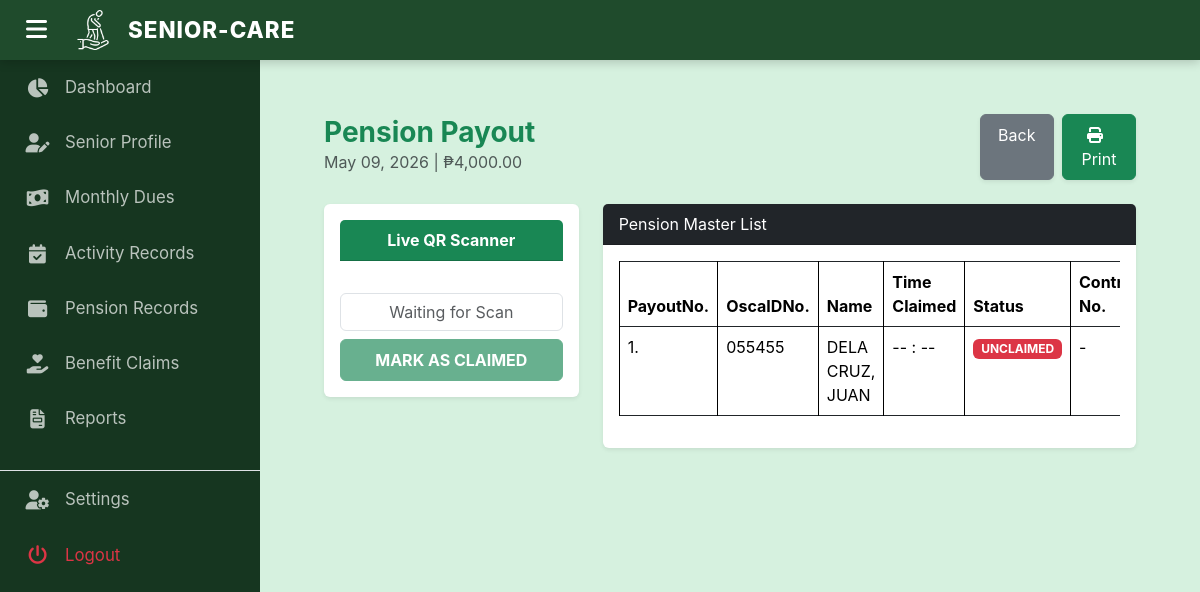
/admin/pension_attendance.php?id=3 (signed in), run on the app's committed database.
### tables this page shows
CREATE TABLE `pension_master` (
  `PensionMasterID` int(11) NOT NULL,
  `PayoutDate` date NOT NULL,
  `CashAmount` decimal(10,2) NOT NULL
);

CREATE TABLE `seniors` (
  `OscaIDNo` varchar(50) NOT NULL,
  `LastName` varchar(100) NOT NULL,
  `FirstName` varchar(100) NOT NULL,
  `MiddleName` varchar(100) DEFAULT NULL,
  `Sex` enum('Male','Female') NOT NULL,
  `Purok` varchar(50) DEFAULT NULL,
  `Barangay` varchar(100) DEFAULT NULL,
  `Birthday` date NOT NULL,
  `CitizenStatus` enum('Active','Inactive') DEFAULT 'Active',
  `PensionerStatus` enum('Pensioner','Non-Pensioner') DEFAULT 'Non-Pensioner'
);

### admin/pension_attendance.php (the view, shortened to what this page needs)
<?php
require_once('includes/session.php');
$pid = $_GET['id'];
$res = mysqli_query($conn, "SELECT PensionMasterID, PayoutDate, CashAmount FROM pension_master WHERE PensionMasterID = '$pid'");
$payout = mysqli_fetch_array($res);
?>
<!DOCTYPE html>
<html lang="en">
<head>
    <link href="https://cdn.jsdelivr.net/npm/simple-datatables@7.1.2/dist/style.min.css" rel="stylesheet" />
    <link href="https://cdn.jsdelivr.net/npm/bootstrap@5.3.3/dist/css/bootstrap.min.css" rel="stylesheet">
    <link rel="stylesheet" href="https://cdnjs.cloudflare.com/ajax/libs/font-awesome/6.4.0/css/all.min.css">
    <link href="css/style.css?v=<?php echo time(); ?>" rel="stylesheet" />
</head>
<body class="sb-nav-fixed">
    <?php include('includes/header.php'); ?>
    <?php include('includes/sidebar.php'); ?>
    <main id="main-content">
        <div class="container-fluid px-4">
            <div class="d-flex flex-column flex-md-row justify-content-between align-items-md-center mt-4 mb-4 gap-3">
                <div>
                    <h3 class="fw-bold text-success m-0">Pension Payout</h3>
                    <p class="text-muted mb-1"><?php echo date("M d, Y", strtotime($payout['PayoutDate'])); ?> | ₱<?php echo number_format($payout['CashAmount'], 2); ?></p>
                </div>
                <div class="no-print d-flex flex-column flex-sm-row gap-2">
                    <a href="pension.php" class="btn btn-secondary shadow-sm w-100 py-2">Back</a>
                    <button onclick="printTable()" class="btn btn-success shadow-sm w-100 py-2"><i class="fa fa-print me-2"></i>Print</button>
                </div>
            </div>
            <div class="row">
                <div class="col-md-4">
                    <div class="card p-3 shadow-sm border-0">
                        <div class="card-header bg-success text-white fw-bold text-center mb-3">Live QR Scanner</div>
                        <form action="query_record_pension_attendance.php" method="POST" class="mt-3" id="pensionScannerForm">
                            <input type="text" name="oscaID" id="scanned_id" class="form-control text-center font-weight-bold text-primary mb-2" readonly placeholder="Waiting for Scan">
                            <button type="submit" id="submitBtn" class="btn btn-success w-100 py-2 fw-bold" disabled>MARK AS CLAIMED</button>
                        </form>
                    </div>
                </div>
                <div class="col-md-8">
                    <div class="card shadow-sm border-0">
                        <div class="card-header bg-dark text-white font-weight-bold">Pension Master List</div>
                        <div class="card-body">
                            <div class="table-responsive">
                            <table class="table table-bordered" id="datatablesSimple" width="100%" cellspacing="0">
                                <thead>
                                    <tr>
                                        <th>PayoutNo.</th>
                                        <th>OscaIDNo.</th>
                                        <th>Name</th>
                                        <th>Time Claimed</th>
                                        <th>Status</th>
                                        <th>Control No.</th>
                                    </tr>
                                </thead>
                                <?php
                                $clem = mysqli_query($conn, "SELECT seniors.OscaIDNo, LastName, FirstName, DateRecorded, TimeRecorded, Status, Reason, ControlNo FROM seniors LEFT JOIN transaction_logs ON seniors.OscaIDNo = transaction_logs.OscaIDNo AND PensionMasterID = '$pid' AND ClaimType = 'Pension Claim' WHERE PensionerStatus = 'Pensioner' ORDER BY DateRecorded DESC, TimeRecorded DESC, LastName ASC");
                                $counter = 1;
                                while($display = mysqli_fetch_array($clem)){
                                    $status = $display['Status'];
                                    if ($status == "Claimed") {
                                        $statusText = '<span class="badge bg-success">CLAIMED</span>';
                                        $time = $display['TimeRecorded'] ? date("h:i A", strtotime($display['TimeRecorded'])) : "-- : --";
                                    } else {
                                        $statusText = '<span class="badge bg-danger">UNCLAIMED</span>';
                                        $time = "-- : --";
                                    }
                                    $controlText = $display['ControlNo'] ? $display['ControlNo'] : '-';
                                ?>
                                <tr>
                                    <td><?php echo $counter++; ?>.</td>
                                    <td><?php echo $display['OscaIDNo']; ?></td>
                                    <td><?php echo $display['LastName']; ?>, <?php echo $display['FirstName']; ?></td>
                                    <td><?php echo $time; ?></td>
                                    <td><?php echo $statusText; ?></td>
                                    <td><?php echo $controlText; ?></td>
                                </tr>
                                <?php } ?>
                            </table>
                            </div>
                        </div>
                    </div>
                </div>
            </div>
        </div>
    </main>
</body>
</html>

### admin/css/style.css (style rules this page uses)
:root { --forest-deep: #1F4B2C; --sidebar-dark: #163620; --accent-mint: #91EAAF; --lime-highlight: #C3E956; --bg-pale: #D6F1DF; --header-height: 60px; --sidebar-width: 260px; --sidebar-collapsed-width: 70px; --transition-speed: 0.3s; }
body { font-family: 'Inter', sans-serif; margin: 0; background-color: var(--bg-pale); overflow-x: hidden; color: #333; }
#main-content { margin-top: var(--header-height); margin-left: var(--sidebar-width); padding: 30px 40px; min-height: calc(100vh - var(--header-height)); transition: margin-left var(--transition-speed) ease; }
.table-responsive { display: block; width: 100%; overflow-x: auto; -webkit-overflow-scrolling: touch; }
.table-responsive > .table-bordered { border: 0; }

### data on the page
pension_master: PayoutDate "May 09, 2026", CashAmount "4,000.00"
seniors: OscaIDNo "055455", LastName "DELA CRUZ", FirstName "JUAN", time "-- : --", controlText "-"
